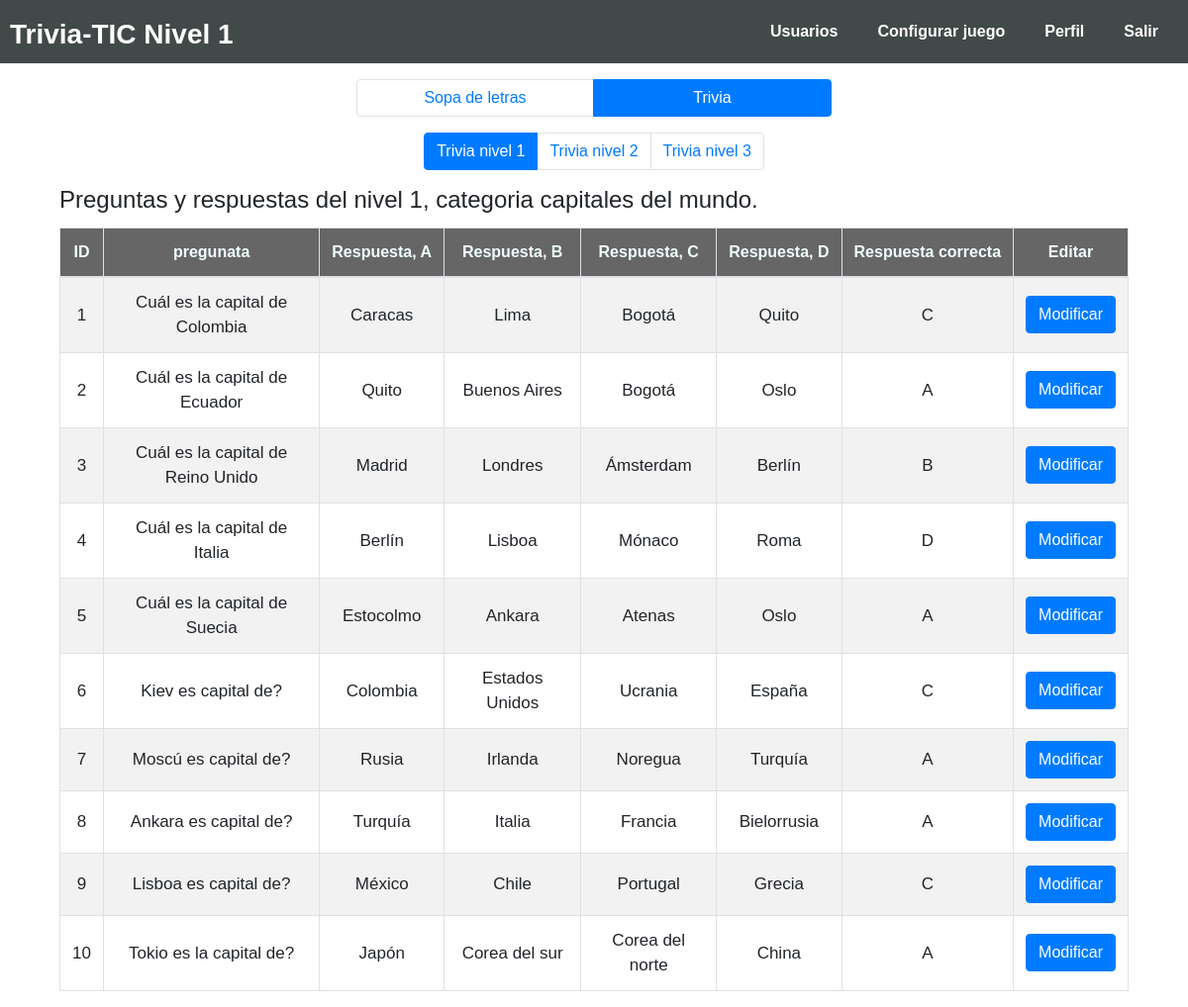
The page /confi_juego/trivia/trivia.php (signed in) on the database as committed earlier.
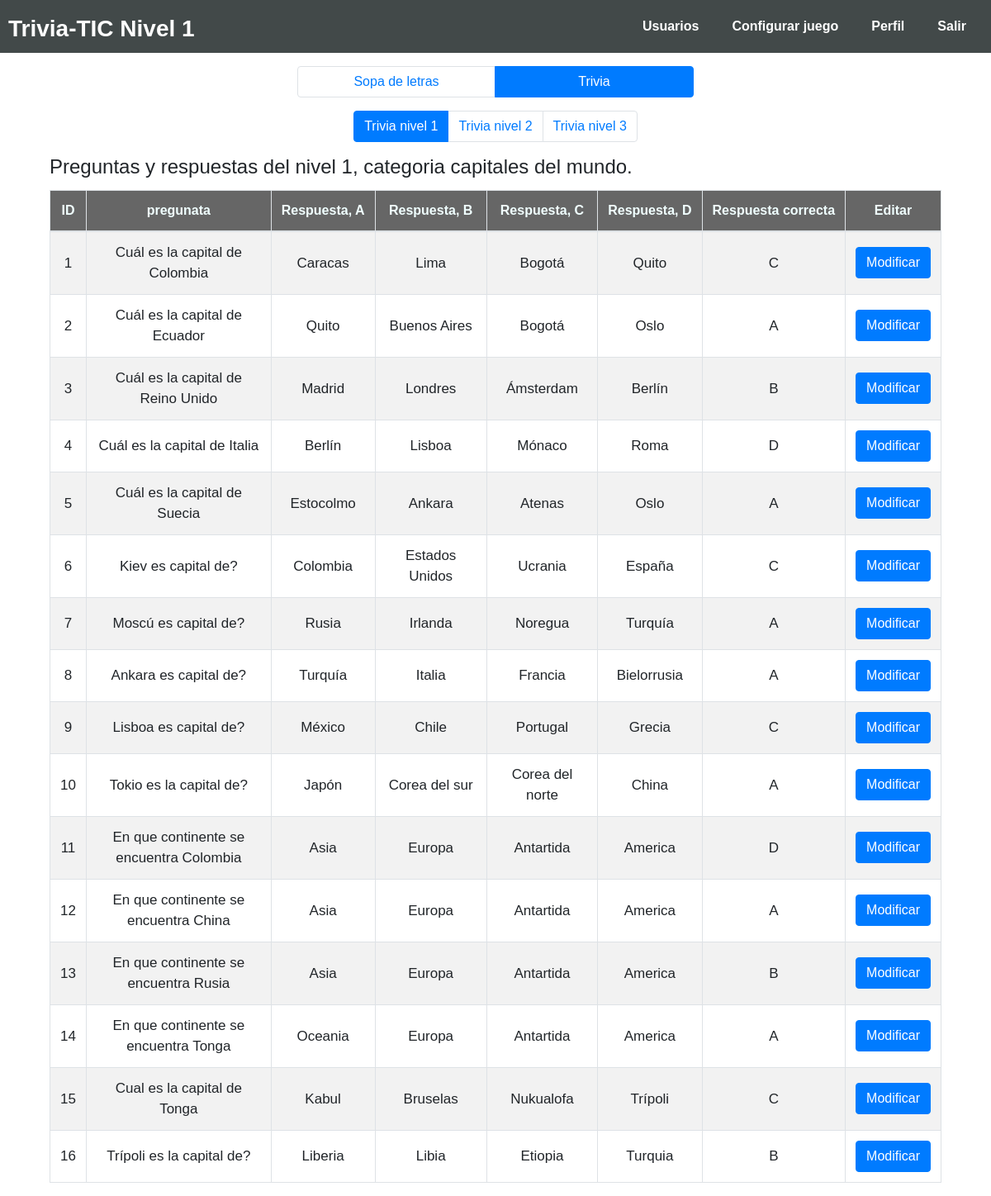
The same page on the database as committed later.
### tables this page shows
CREATE TABLE `trivia_nivel1` (
  `id_pregunta` int(11) NOT NULL,
  `pregunta` varchar(255) NOT NULL,
  `respuesta1` varchar(255) NOT NULL,
  `respuesta2` varchar(255) NOT NULL,
  `respuesta3` varchar(255) NOT NULL,
  `respuesta4` varchar(255) NOT NULL,
  `respuesta_correcta` varchar(1) NOT NULL
);

### confi_juego/trivia/php/consul_trivia.php (called while the page is built)
<?php
require ('../../php/conexion.php');
$pdo -> setAttribute(PDO::ATTR_ERRMODE, PDO::ERRMODE_EXCEPTION);
$query = $pdo->prepare("SELECT * FROM trivia_nivel1 ");
$query->execute();
 ?>

### confi_juego/trivia/trivia.php (the view, shortened to what this page needs)
<!DOCTYPE html>
<html lang="en">
<head>
    <link rel="stylesheet" type="text/css" href="../../css/bootstrap.css">
    <link rel="stylesheet" type="text/css" href="../../css/cargando.css">
    <link rel="stylesheet" type="text/css" href="../../css/maquinawrite.css">
    <link rel="stylesheet" href="../../css/estyle.css">
    <link rel="stylesheet" href="style.css">
</head>
<body>
    <nav class="navbar1 navbar-expand-lg1 navbar-light1 bg-light1">
        <div class="collapse1 navbar-collapse1" id="navbarNav">
            <p class="pa"> <b><span style="color: white;">Trivia-TIC Nivel 1</span> </b></p>
            <ul class="navbar-nav1">
                <li class="nav-item1 active1">
                    <a class="nav-link1" href="../../administrador/index.php"><b> Usuarios</b> <span class="sr-only1"></span></a>
                </li>
                <li class="nav-item1">
                    <a class="nav-link1" href="#"><b> Configurar juego</b></a>
                </li>
                <li class="nav-item1">
                    <a class="nav-link1" href="../perfil/perfil_admin.php"><b>Perfil</b></a>
                </li>
                <li class="nav-item1">
                    <a class="nav-link1" href="../../php/validacion.php"><b>Salir</b></a>
                </li>
            </ul>
        </div>
    </nav>
    <ul class="pagination pagination_juegos">
        <li class="page-item">
            <div>
                <a class="page-link" href="../sopa/index.php">Sopa de letras</a>
            </div>
        </li>
        <li class="page-item active">
            <div>
                <a class="page-link" href="#">Trivia</a>
            </div>
        </li>
    </ul>
    <div class="div_pagination">
        <ul class="ul_paginacion pagination">
            <li class="page-item active">
                <a class="page-link" href="#">
                    <div class="a-pagination"> Trivia nivel 1</div>
                </a>
            </li>
            <li class="page-item">
                <a class="page-link" href="trivia_nv2.php">
                    <div class="a-pagination"> Trivia nivel 2</div>
                </a>
            </li>
            <li class="page-item">
                <a class="page-link" href="trivia_nv3.php">
                    <div class="a-pagination"> Trivia nivel 3</div>
                </a>
            </li>
        </ul>
    </div>
    <div class="div_titulo">
        <h4 class="h4_titulo">Preguntas y respuestas del nivel 1, categoria capitales del mundo.</h4>
    </div>
    <div class="tabla clearfix">
        <div class="contenedor_tabla">
            <div class="table-responsive" style="align-items: center;">
                <table class="table table-bordered table-striped table-hover">
                    <thead>
                        <tr class="tr">
                            <th scope="col">ID</th>
                            <th scope="col">pregunata</th>
                            <th scope="col">Respuesta, A</th>
                            <th scope="col">Respuesta, B</th>
                            <th scope="col">Respuesta, C</th>
                            <th scope="col">Respuesta, D</th>
                            <th scope="col">Respuesta correcta</th>
                            <th scope="col">Editar</th>
                        </tr>
                    </thead>
                    <tbody>
                        <?php
                        include("php/consul_trivia.php");
                        while ($dataCliente = $query->fetch(PDO::FETCH_ASSOC)) { ?>
                            <tr>
                                <td><?php echo $dataCliente['id_pregunta']; ?></td>
                                <td><?php echo $dataCliente['pregunta']; ?></td>
                                <td><?php echo $dataCliente['respuesta1']; ?></td>
                                <td><?php echo $dataCliente['respuesta2']; ?></td>
                                <td><?php echo $dataCliente['respuesta3']; ?></td>
                                <td><?php echo $dataCliente['respuesta4']; ?></td>
                                <td><?php echo $dataCliente['respuesta_correcta']; ?></td>
                                <td>
                                    <button type="button" class="btn btn-primary" data-toggle="modal" data-target="#nivel<?php echo $dataCliente['id_pregunta']; ?>">
                                        Modificar
                                    </button>
                                </td>
                            </tr>
                        <?php } ?>
                </table>
            </div>
        </div>
    </div>
</body>
</html>

### css/estyle.css (style rules this page uses)
table tr th { background: rgba(0, 0, 0, .6); color: azure; }
tbody tr { font-size: 12px !important; }
b { display: flex; flex-direction: row-reverse; }
.pagination { justify-content: center; margin: 16px 0; }

### confi_juego/trivia/style.css (style rules this page uses)
body { font-family: Arial, Helvetica, sans-serif; }
.nav-link1 { text-decoration: none !important; color: white; padding: 20px; display: block; }
.nav-item1 { display: inline-block; text-align: center; }
.div_titulo { display: flex; justify-content: center; margin: 5px 0px; }
.h4_titulo { width: 90%; }
.navbar1 { position: relative; background-color: #424949; list-style: none; padding: 0; margin: auto; }
.tabla { display: flex; justify-content: center; }
.navbar-nav1 { margin: 0px; display: flex; justify-content: flex-end; text-decoration: none !important; }
.pa { padding-top: 14px; font-size: 28px; margin: 0px; }
.collapse1 { padding: 0px 10px; display: flex; justify-content: space-between; }
td { display: table-cell; vertical-align: middle !important; text-align: center; font-size: 17px; }
.tr { white-space: nowrap; text-align: center; }
.contenedor_tabla { width: 90%; }
.pagination_juegos { text-align: center; }
.pagination_juegos .page-item { width: 20%; }

Rows that differ between the two databases and show on the page:
added trivia_nivel1: id_pregunta "11", pregunta "En que continente se encuentra Colombia", respuesta1 "Asia", respuesta2 "Europa", respuesta3 "Antartida", respuesta4 "America", respuesta_correcta "D"
added trivia_nivel1: id_pregunta "12", pregunta "En que continente se encuentra China", respuesta1 "Asia", respuesta2 "Europa", respuesta3 "Antartida", respuesta4 "America", respuesta_correcta "A"
added trivia_nivel1: id_pregunta "13", pregunta "En que continente se encuentra Rusia", respuesta1 "Asia", respuesta2 "Europa", respuesta3 "Antartida", respuesta4 "America", respuesta_correcta "B"
added trivia_nivel1: id_pregunta "14", pregunta "En que continente se encuentra Tonga", respuesta1 "Oceania", respuesta2 "Europa", respuesta3 "Antartida", respuesta4 "America", respuesta_correcta "A"
added trivia_nivel1: id_pregunta "15", pregunta "Cual es la capital de Tonga", respuesta1 "Kabul", respuesta2 "Bruselas", respuesta3 "Nukualofa", respuesta4 "Trípoli", respuesta_correcta "C"
added trivia_nivel1: id_pregunta "16", pregunta "Trípoli es la capital de?", respuesta1 "Liberia", respuesta2 "Libia", respuesta3 "Etiopia", respuesta4 "Turquia", respuesta_correcta "B"
